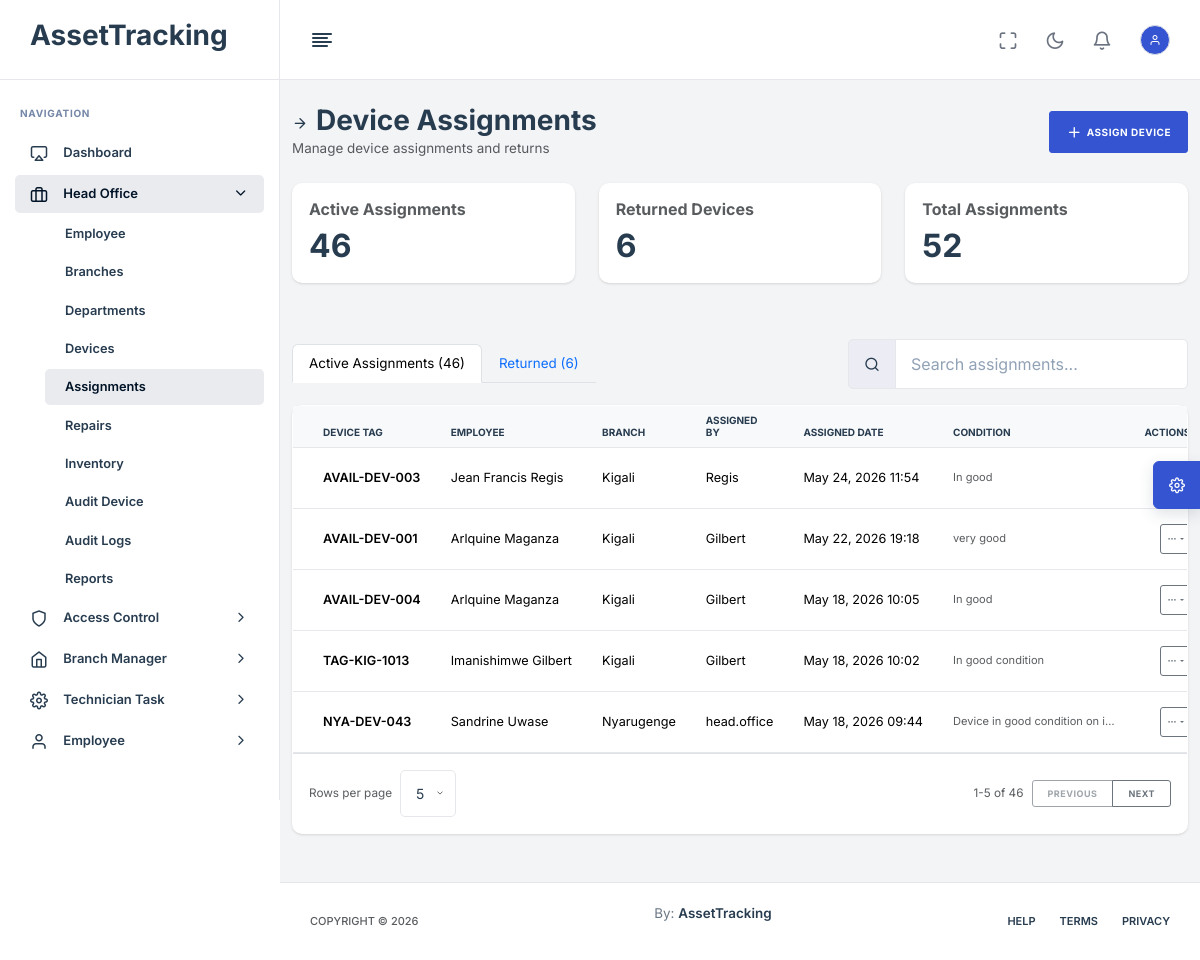
/head-office/assignments/ (signed in), run on the app's committed database.
### App/models.py (models this page shows, shortened)
class DeviceAssignment(models.Model):
    device = models.ForeignKey(Device, on_delete=models.CASCADE, related_name='assignments')
    employee = models.ForeignKey(Employee, on_delete=models.SET_NULL, null=True)
    branch = models.ForeignKey(Branch, on_delete=models.SET_NULL, null=True)
    assigned_by = models.ForeignKey(User, on_delete=models.SET_NULL, null=True, related_name='assigned_devices')
    received_by = models.ForeignKey(User, on_delete=models.SET_NULL, null=True, blank=True)
    assigned_date = models.DateTimeField(auto_now_add=True)
    returned_date = models.DateTimeField(null=True, blank=True)
    condition_on_issue = models.TextField(blank=True)
    condition_on_return = models.TextField(blank=True)
    class Meta:
        constraints = [
            models.UniqueConstraint(
                fields=['device'],
                condition=models.Q(returned_date__isnull=True),
                name='unique_active_assignment'
            )
        ]

class SoftDeleteModel(models.Model):
    is_deleted = models.BooleanField(default=False)
    deleted_at = models.DateTimeField(null=True, blank=True)
    deleted_by = models.ForeignKey(
        settings.AUTH_USER_MODEL,
        null=True,
        blank=True,
        on_delete=models.SET_NULL,
        related_name="%(class)s_deleted_records",
    )
    deletion_reason = models.TextField(blank=True)
    class Meta:
        abstract = True

class Device(SoftDeleteModel):
    STATUS_CHOICES = [
        ('AVAILABLE', 'Available'),
        ('ASSIGNED', 'Assigned'),
        ('PENDING_RETURN', 'Pending Return'),
        ('IN_REPAIR', 'In Repair'),
        ('COMPLETED', 'Completed'),
        ('REPAIRED', 'Repaired'),
        ('MISSING', 'Missing'),
        ('RETIRED', 'Retired'),
        ('DECOMMISSIONED', 'Decommissioned'),
    ]
    LOCATION_CHOICES = [
        ('HEAD_OFFICE', 'Head Office'),
        ('BRANCH', 'Branch'),
        ('EMPLOYEE', 'Employee'),
        ('TECHNICIAN', 'Head Office / Technician'),
    ]
    device_type = models.CharField(max_length=50)
    brand = models.CharField(max_length=100)
    model = models.CharField(max_length=100)
    serial_number = models.CharField(max_length=100, unique=True)
    company_tag = models.CharField(max_length=100, unique=True)  # QR / Barcode
    purchase_date = models.DateField(null=True, blank=True)
    warranty_expiry = models.DateField(null=True, blank=True)
    status = models.CharField(max_length=20, choices=STATUS_CHOICES, default='AVAILABLE')
    assigned_employee = models.ForeignKey('Employee', null=True, blank=True, on_delete=models.SET_NULL)
    assigned_branch = models.ForeignKey('Branch', null=True, blank=True, on_delete=models.SET_NULL)
    location_type = models.CharField(max_length=20, choices=LOCATION_CHOICES, default='HEAD_OFFICE')
    current_location = models.CharField(max_length=255, default="Head Office")
    condition_notes = models.TextField(blank=True)
    registered_at = models.DateTimeField(auto_now_add=True)
    decommissioned_at = models.DateTimeField(null=True, blank=True)
    decommissioned_by = models.ForeignKey(
        settings.AUTH_USER_MODEL,
        null=True,
        blank=True,
        on_delete=models.SET_NULL,
        related_name="decommissioned_devices",
    )
    decommission_reason = models.CharField(max_length=255, blank=True)
    decommission_notes = models.TextField(blank=True)
    previous_status_before_decommission = models.CharField(max_length=20, blank=True)
    last_location_before_decommission = models.CharField(max_length=255, blank=True)

class Employee(SoftDeleteModel):
    STATUS_CHOICES = [
        ('ACTIVE', 'Active'),
        ('INACTIVE', 'Inactive'),
        ('EXITED', 'Exited'),
    ]
    user = models.OneToOneField(settings.AUTH_USER_MODEL, on_delete=models.CASCADE, null=True, blank=True)
    employee_id = models.CharField(max_length=100, unique=True, null=True, blank=True)
    full_name = models.CharField(max_length=255)
    position = models.CharField(max_length=255)
    branch = models.ForeignKey(Branch, on_delete=models.SET_NULL, null=True, related_name='employees')
    department = models.ForeignKey(Department, on_delete=models.SET_NULL, null=True, blank=True)
    status = models.CharField(max_length=10, choices=STATUS_CHOICES, default='ACTIVE')
    hire_date = models.DateField(null=True, blank=True)
    exit_date = models.DateField(null=True, blank=True)

class Branch(SoftDeleteModel):
    name = models.CharField(max_length=255)
    location = models.CharField(max_length=255)
    manager = models.ForeignKey(
        'Employee',
        on_delete=models.SET_NULL,
        null=True,
        blank=True,
        related_name='managed_branches'
    )

class User(AbstractBaseUser, PermissionsMixin):
    ROLE_CHOICES = [
        ('HEAD_OFFICE', 'Head Office'),
        ('BRANCH_MANAGER', 'Branch Manager'),
        ('TECHNICIAN', 'Technician'),
        ('EMPLOYEE', 'Employee'),
    ]
    username = models.CharField(max_length=150, unique=True)
    email = models.EmailField(unique=True)
    role = models.CharField(max_length=30, choices=ROLE_CHOICES, default='EMPLOYEE')
    dynamic_role = models.ForeignKey(
        Role,
        on_delete=models.SET_NULL,
        null=True,
        blank=True,
        related_name="users",
    )
    is_active = models.BooleanField(default=True)
    is_staff = models.BooleanField(default=False)
    must_change_password = models.BooleanField(default=False)
    date_joined = models.DateTimeField(auto_now_add=True)
    objects = UserManager()
    USERNAME_FIELD = 'username'
    REQUIRED_FIELDS = ['email']
    @property
    def effective_role_name(self):
        return self.dynamic_role.name if self.dynamic_role else self.get_role_display()

### App/views.py (the view)
# urls.py: path("head-office/assignments/", head_office_assignments, name="head_office_assignments"),
@login_required
@permission_required("view_assignment")
def head_office_assignments(request):
    assignments = DeviceAssignment.objects.select_related(
        'device', 'employee', 'branch', 'assigned_by', 'received_by'
    ).all().order_by('-assigned_date')
    active_assignments = assignments.filter(returned_date__isnull=True)
    returned_assignments = assignments.filter(returned_date__isnull=False)
    employees = Employee.objects.filter(status='ACTIVE')
    available_devices = Device.objects.select_related('assigned_branch').filter(
        Q(status='AVAILABLE')
        | Q(status__in=['REPAIRED', 'COMPLETED'], assigned_employee__isnull=True)
    ).filter(is_deleted=False).exclude(status="DECOMMISSIONED")
    branches = Branch.objects.all()
    context = {
        'assignments': assignments,
        'active_assignments': active_assignments,
        'returned_assignments': returned_assignments,
        'employees': employees,
        'available_devices': available_devices,
        'branches': branches,
    }
    return render(request, "HeadOffice/Assignments.html", context)

### App/access_control.py (called while the page is built, shortened)
def all_permission_codenames():
    return [codename for permissions in PERMISSION_DEFINITIONS.values() for codename, _ in permissions]

def user_has_permission(user, codename):
    if not user or not user.is_authenticated:
        return False
    if user.is_superuser or user.role == "HEAD_OFFICE":
        return True
    if getattr(user, "dynamic_role_id", None):
        return user.dynamic_role.permissions.filter(codename=codename).exists()
    role_permissions = DEFAULT_ROLE_PERMISSIONS.get(user.role, [])
    return role_permissions == "__all__" or codename in role_permissions

def get_user_permission_codenames(user):
    if not user or not user.is_authenticated:
        return []
    if user.is_superuser or user.role == "HEAD_OFFICE":
        return all_permission_codenames()

def build_accessible_menu(user):
    menu = []
    for group in MENU_DEFINITIONS:
        items = [
            {"label": label, "url_name": url_name, "permission": permission}
            for label, url_name, permission in group["items"]
            if user_has_permission(user, permission)
        ]
        if items:
            menu.append({"label": group["label"], "icon": group["icon"], "items": items})
    return menu

### App/context_processors.py (called while the page is built)
def access_control(request):
    user = getattr(request, "user", None)
    if not user or not user.is_authenticated:
        return {}
    return {
        "accessible_menu": build_accessible_menu(user),
        "user_permissions": get_user_permission_codenames(user),
    }

### templates/HeadOffice/Assignments.html (shortened to what this page needs)
{% extends 'base.html' %}
{% load static %}
{% block content %}
<div class="container-fluid py-4">
    <div class="row mb-4">
        <div class="col-12">
            <div class="d-flex justify-content-between align-items-center">
                <div>
                    <h1 class="h3 mb-0"><i class="feather-arrow-right me-2"></i>Device Assignments</h1>
                    <p class="text-muted mb-0">Manage device assignments and returns</p>
                </div>
                <button class="btn btn-primary" data-bs-toggle="modal" data-bs-target="#assignDeviceModal">
                    <i class="feather-plus me-1"></i>Assign Device
                </button>
            </div>
        </div>
    </div>
    <div class="row mb-4">
        <div class="col-md-4 mb-2">
            <div class="card">
                <div class="card-body">
                    <h6 class="text-muted">Active Assignments</h6>
                    <h2 class="mb-0">{{ active_assignments|length }}</h2>
                </div>
            </div>
        </div>
        <div class="col-md-4 mb-2">
            <div class="card">
                <div class="card-body">
                    <h6 class="text-muted">Returned Devices</h6>
                    <h2 class="mb-0">{{ returned_assignments|length }}</h2>
                </div>
            </div>
        </div>
        <div class="col-md-4 mb-2">
            <div class="card">
                <div class="card-body">
                    <h6 class="text-muted">Total Assignments</h6>
                    <h2 class="mb-0">{{ assignments|length }}</h2>
                </div>
            </div>
        </div>
    </div>
    <div class="d-flex flex-column flex-lg-row gap-3 justify-content-between align-items-lg-center mb-3">
        <ul class="nav nav-tabs mb-0" role="tablist">
            <li class="nav-item" role="presentation">
                <button class="nav-link active" id="active-tab" data-bs-toggle="tab" data-bs-target="#active" type="button">
                    Active Assignments ({{ active_assignments|length }})
                </button>
            </li>
            <li class="nav-item" role="presentation">
                <button class="nav-link" id="returned-tab" data-bs-toggle="tab" data-bs-target="#returned" type="button">
                    Returned ({{ returned_assignments|length }})
                </button>
            </li>
        </ul>
        <div class="input-group w-100 w-lg-auto" style="max-width: 340px;">
            <span class="input-group-text"><i class="feather-search"></i></span>
            <input type="search" class="form-control" id="searchAssignments" data-table-search="#activeAssignmentsTable" placeholder="Search assignments...">
        </div>
    </div>
    <div class="tab-content">
        <div class="tab-pane fade show active" id="active" role="tabpanel">
            <div class="card">
                <div class="card-body p-0">
                    <div class="table-responsive">
                        <table class="table table-hover table-sm align-middle mb-0" id="activeAssignmentsTable">
                            <thead class="table-light">
                                <tr>
                                    <th>Device Tag</th>
                                    <th>Employee</th>
                                    <th>Branch</th>
                                    <th>Assigned By</th>
                                    <th>Assigned Date</th>
                                    <th>Condition</th>
                                    <th class="text-end">Actions</th>
                                </tr>
                            </thead>
                            <tbody>
                                {% for assignment in active_assignments %}
                                <tr>
                                    <td>
                                        <strong>{{ assignment.device.company_tag }}</strong>
                                    </td>
                                    <td>{{ assignment.employee.full_name }}</td>
                                    <td>{{ assignment.branch.name }}</td>
                                    <td>{{ assignment.assigned_by.username }}</td>
                                    <td>{{ assignment.assigned_date|date:"M d, Y H:i" }}</td>
                                    <td>
                                        <small class="text-muted">{{ assignment.condition_on_issue|truncatechars:30 }}</small>
                                    </td>
                                    <td class="text-end">
                                        <div class="dropdown action-menu">
                                            <button class="btn btn-sm btn-outline-secondary action-menu-btn dropdown-toggle" type="button" data-bs-toggle="dropdown" aria-expanded="false" title="Actions">
                                                <i class="feather-more-horizontal"></i>
                                            </button>
                                        </div>
                                    </td>
                                </tr>
                                {% empty %}
                                <tr>
                                    <td colspan="7" class="text-center text-muted py-4">
                                        No active assignments
                                    </td>
                                </tr>
                                {% endfor %}
                            </tbody>
                        </table>
                    </div>
                </div>
            </div>
        </div>
    </div>
</div>
{% endblock %}

### templates/base.html (style rules this page uses)
table.table { font-size: 0.792rem; line-height: 1.25; }
table.table tbody tr { border-top-width: 1px; }
.action-menu-btn { width: 30px; height: 30px; display: inline-flex; align-items: center; justify-content: center; padding: 0; }

### data on the page
DeviceAssignment: device.company_tag "AVAIL-DEV-003", employee.full_name "Jean Francis Regis", branch.name "Kigali", assigned_by.username "Regis", assigned_date "May 24, 2026 11:54", condition_on_issue "In good"
DeviceAssignment: device.company_tag "AVAIL-DEV-001", employee.full_name "Arlquine Maganza", branch.name "Kigali", assigned_by.username "Gilbert", assigned_date "May 22, 2026 19:18", condition_on_issue "very good"
DeviceAssignment: device.company_tag "AVAIL-DEV-004", employee.full_name "Arlquine Maganza", branch.name "Kigali", assigned_by.username "Gilbert", assigned_date "May 18, 2026 10:05", condition_on_issue "In good"
DeviceAssignment: device.company_tag "TAG-KIG-1013", employee.full_name "Imanishimwe Gilbert", branch.name "Kigali", assigned_by.username "Gilbert", assigned_date "May 18, 2026 10:02", condition_on_issue "In good condition"
DeviceAssignment: device.company_tag "NYA-DEV-043", employee.full_name "Sandrine Uwase", branch.name "Nyarugenge", assigned_by.username "head.office", assigned_date "May 18, 2026 09:44", condition_on_issue "Device in good condition on i…"

### other printed values
{{ menu_group.label }} "Head Office" "Access Control" "Branch Manager" "Technician Task" "Employee"
{{ menu_item.label }} "Employee" "Branches" "Departments" "Devices" "Assignments" "Repairs" "Inventory" "Audit Device" "Audit Logs" "Reports"
{{ active_assignments|length }} "46"
{{ returned_assignments|length }} "6"
{{ assignments|length }} "52"
